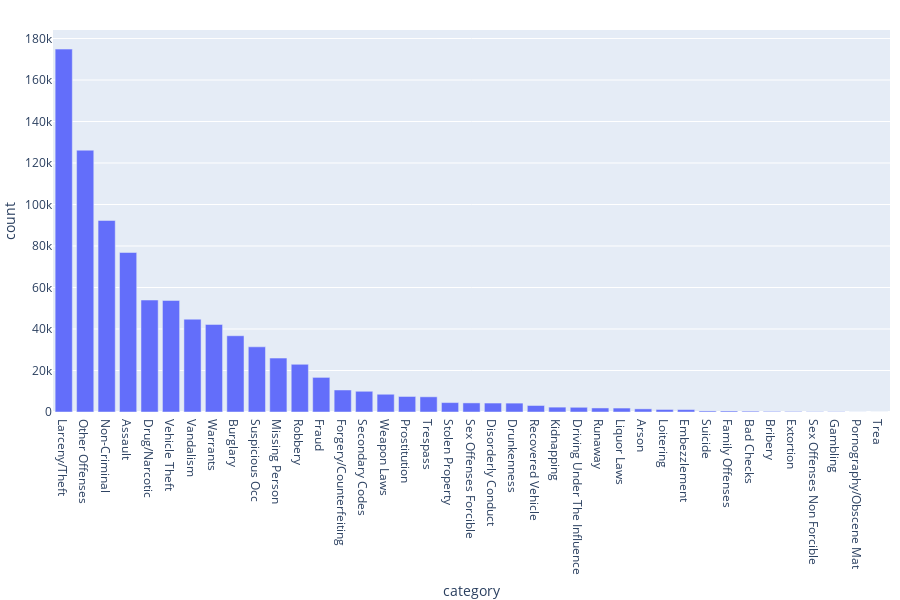

Write notebook code for a chart like this one.
### Code cell
plot_column_distribution(df=train_sf_df, column='category')

### Figure 1 — Plotly figure (JSON) as saved in the notebook; plotly's stock layout.template omitted (floating-point values rounded to 4 significant figures)
{"data": [{"alignmentgroup": "True", "hovertemplate": "category=%{x}<br>count=%{y}<extra></extra>", "legendgroup": "", "marker": {"color": "#636efa", "pattern": {"shape": ""}}, "name": "", "offsetgroup": "", "orientation": "v", "showlegend": false, "textposition": "auto", "type": "bar", "x": ["Larceny/Theft", "Other Offenses", "Non-Criminal", "Assault", "Drug/Narcotic", "Vehicle Theft", "Vandalism", "Warrants", "Burglary", "Suspicious Occ", "Missing Person", "Robbery", "Fraud", "Forgery/Counterfeiting", "Secondary Codes", "Weapon Laws", "Prostitution", "Trespass", "Stolen Property", "Sex Offenses Forcible", "Disorderly Conduct", "Drunkenness", "Recovered Vehicle", "Kidnapping", "Driving Under The Influence", "Runaway", "Liquor Laws", "Arson", "Loitering", "Embezzlement", "Suicide", "Family Offenses", "Bad Checks", "Bribery", "Extortion", "Sex Offenses Non Forcible", "Gambling", "Pornography/Obscene Mat", "Trea"], "xaxis": "x", "y": [174900, 126182, 92304, 76876, 53971, 53781, 44725, 42214, 36755, 31414, 25989, 23000, 16679, 10609, 9985, 8555, 7484, 7326, 4540, 4388, 4320, 4280, 3138, 2341, 2268, 1946, 1903, 1513, 1225, 1166, 508, 491, 406, 289, 256, 148, 146, 22, 6], "yaxis": "y"}], "layout": {"autosize": true, "barmode": "relative", "height": 600, "hovermode": "closest", "legend": {"tracegroupgap": 0}, "margin": {"b": 0, "l": 10, "r": 10, "t": 30}, "showlegend": true, "xaxis": {"anchor": "y", "domain": [0, 1], "title": {"text": "category"}}, "yaxis": {"anchor": "x", "domain": [0, 1], "title": {"text": "count"}}}}
